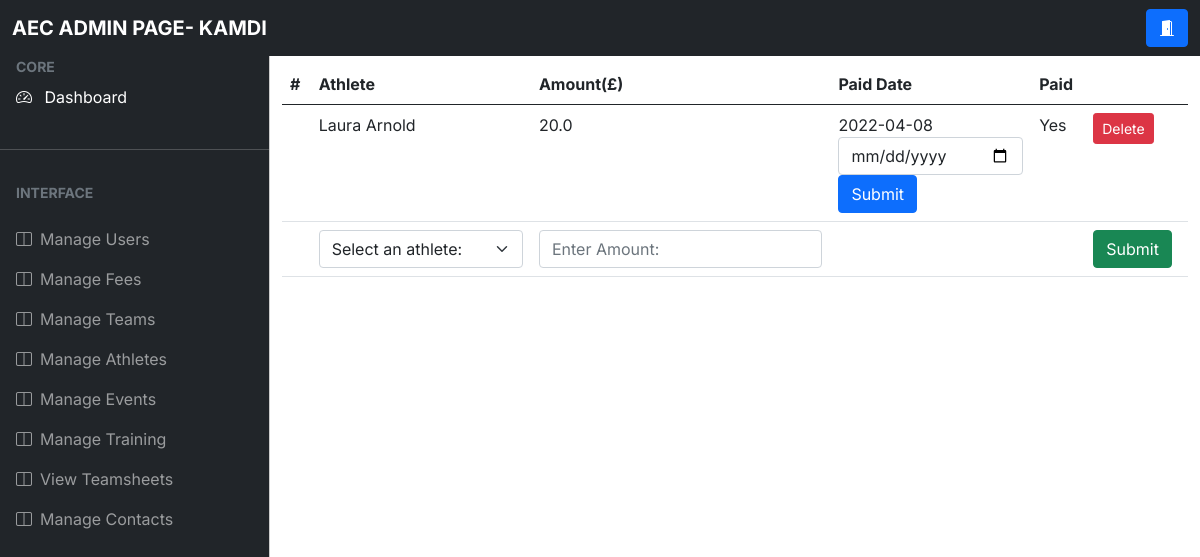
/fees (signed in), run on an earlier commit of the app's database.
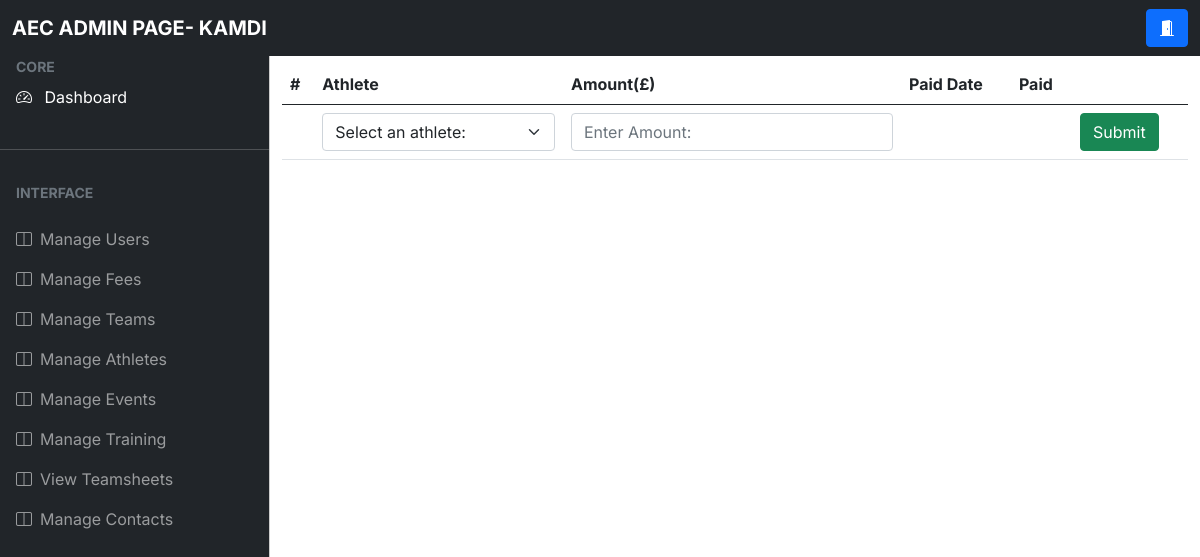
And on a later commit of the database.
### app.py (models this page shows)
class User(db.Model, UserMixin):
    id = db.Column(db.Integer, primary_key = True)
    firstName = db.Column(db.String(50),nullable = False)
    surname = db.Column(db.String(50), nullable = False)
    dob = db.Column(db.DateTime, nullable = False)
    start_date = db.Column(db.DateTime, nullable = True, default=date.today())
    email = db.Column(db.String(70), nullable = False)
    password = db.Column(db.String(255), nullable = False)
    usertype = db.Column(db.Integer, default = -1)
    verified = db.Column(db.Integer, default = 0)

class Fees(db.Model):
    fees_id = db.Column(db.Integer, primary_key= True)
    athlete_id = db.Column(db.Integer)
    amount = db.Column(db.Float, nullable = False)
    paid_date = db.Column(db.DateTime, nullable = True)
    paid = db.Column(db.Integer, default=0)

### app.py (the view)
@app.route('/fees')
@login_required
def view_fees():
    if -1< current_user.usertype < 4:
        query = db.engine.execute('SELECT fees.fees_id, fees.amount, fees.paid_date, fees.paid FROM fees WHERE fees.athlete_id = {} ORDER BY fees.paid_date DESC'.format(current_user.id))
        fees={}
        for fee in query:
            if fee[3] == 0:
                fees[fee[0]] = [fee[1],fee[2],"No",fee[3]]
            else:
                fees[fee[0]] = [fee[1],fee[2],"Yes",fee[3]]
        return render_template('fees.html', fees=fees)
    elif current_user.usertype > 3:
        users = db.engine.execute('SELECT id, firstName, surname FROM user')
        athletes = {}
        for athlete in users:
            athletes[athlete[0]] = [athlete[1]+ " "+ athlete[2]]
        query = db.engine.execute('SELECT fees.fees_id, user.firstName, user.surname, fees.amount, fees.paid_date, fees.paid FROM fees, user WHERE user.id = fees.athlete_id ORDER BY fees.paid_date DESC')
        return render_template('adminfees.html', fees=query, athletes=athletes)
    else:
        return 'You are not verified'

### app.py (called while the page is built)
@login_manager.user_loader
def load_user(user_id):
    return User.query.get(user_id)

### templates/adminfees.html (shortened to what this page needs)
<!DOCTYPE html>
<html lang="en">
  <head>
    <link rel="stylesheet" href="static\css\admin\bootstrap.min.css" />
    <link
      rel="stylesheet"
      href="https://cdn.jsdelivr.net/npm/bootstrap-icons@1.4.1/font/bootstrap-icons.css"
    />
    <link rel="stylesheet" href="static\css\admin\bootstrap.min.css" />
    <link rel="stylesheet" href="static\css\admin\style.css" />
  </head>
    <nav class="navbar navbar-expand-lg navbar-dark bg-dark fixed-top">
      <div class="container-fluid">
        <a
          class="navbar-brand me-auto ms-lg-0 ms-3 text-uppercase fw-bold"
          >AEC ADMIN PAGE- {{ current_user.firstName }}</a
        >
        <div class="collapse navbar-collapse" id="topNavBar">
          <form class="d-flex ms-auto my-3 my-lg-0">
            <div class="input-group">
              <a href ="{{ url_for('logout') }}" class="btn btn-primary">
                <i class="bi bi-door-open-fill"></i>
            </a>
            </div>
          </form>
        </div>
      </div>
    </nav>
    <div
    class="offcanvas offcanvas-start sidebar-nav bg-dark"
    tabindex="-1"
    id="sidebar"
  >
    <div class="offcanvas-body p-0">
      <nav class="navbar-dark">
        <ul class="navbar-nav">
          <li>
            <div class="text-muted small fw-bold text-uppercase px-3">
              CORE
            </div>
          </li>
          <li>
            <a href="{{ url_for('admin') }}" class="nav-link px-3 active">
              <span class="me-2"><i class="bi bi-speedometer2" ></i></span>
              <span>Dashboard</span>
            </a>
          </li>
          <li class="my-4"><hr class="dropdown-divider bg-light" /></li>
          <li>
            <div class="text-muted small fw-bold text-uppercase px-3 mb-3">
              Interface
            </div>
          </li>
          <li>
            <a
              class="nav-link px-3 sidebar-link"
              href="{{ url_for('verify_users') }}"
            >
              <span class="me-2"><i class="bi bi-layout-split"></i></span>
              <span>Manage Users</span>
            </a>
            <a
            class="nav-link px-3 sidebar-link"
            href="{{ url_for('view_fees') }}"
          >
            <span class="me-2"><i class="bi bi-layout-split"></i></span>
            <span>Manage Fees</span>
          </a>
          <a
          class="nav-link px-3 sidebar-link"
          href="{{ url_for('view_teams') }}"
        >
          <span class="me-2"><i class="bi bi-layout-split"></i></span>
          <span>Manage Teams</span>
        </a>
              <a
              class="nav-link px-3 sidebar-link"
              href="{{ url_for('view_athletes') }}"
            >
              <span class="me-2"><i class="bi bi-layout-split"></i></span>
              <span>Manage Athletes</span>
            </a>
            <a
            class="nav-link px-3 sidebar-link"
            href="{{ url_for('view_events') }}"
          >
            <span class="me-2"><i class="bi bi-layout-split"></i></span>
            <span>Manage Events</span>
          </a>
          <a
          class="nav-link px-3 sidebar-link"
          href="{{ url_for('view_training') }}"
        >
          <span class="me-2"><i class="bi bi-layout-split"></i></span>
          <span>Manage Training</span>
        </a>
        <a
        class="nav-link px-3 sidebar-link"
        href="{{ url_for('view_teamsheet') }}"
      >
        <span class="me-2"><i class="bi bi-layout-split"></i></span>
        <span>View Teamsheets</span>
      </a>
      <a
      class="nav-link px-3 sidebar-link"
      href="{{ url_for('view_contacts') }}"
    >
      <span class="me-2"><i class="bi bi-layout-split"></i></span>
      <span>Manage Contacts</span>
    </a>
          </li>
        </ul>
      </nav>
    </div>
  </div>
    <main class="mt-5 pt-3">
      <div class="container-fluid">
        <table class="table">
          <thead>
            <tr>
              <th scope="col">#</th>
              <th scope="col">Athlete</th>
              <th scope="col">Amount(£)</th>
              <th scope="col">Paid Date</th>
              <th scope= "col">Paid</th>
              <th></th>
            </tr>
          </thead>
          <tbody>
            {% for fee in fees %}
            <tr>
              <th scope="row"></th>
              <td>{{fee[1] + " " + fee[2]}}</td>
              <td>{{fee[3]}}
              </td>
              <td>{{fee[4]}}
                <form method="POST"action="{{url_for('set_fees_date')}}">
                  <div class= "form-group">
                    <input
                    type="date"
                    class="form-control"
                    id="paidDate"
                    name="paidDate_{{ fee[0] }}"
                    placeholder="Enter Paid Date: "
                    />
                    <input class="btn btn-primary" type="submit" value="Submit">
                </form>
              </td>
              {% if fee[5] == 1%}
                <td>Yes</td>
              {% else %}
                <td>No</td>
              {% endif %}
              <td><a type="Submit" class="btn btn-danger btn-sm" href= "{{url_for('delete_fees', feeid=fee[0])}}">Delete</a></td>
            </tr>
            {% endfor %}
            <tr>
              <td>
              </td>
              <td>
            <form method = 'POST' action="{{url_for('create_fees')}}">
                <select class="form-select" aria-label="Default select example" name="athlete", id= "athlete">
                  <option selected>Select an athlete: </option>
                </select>
              </td>
              <td>
                <div class= "form-group">
                  <input
                  type="number"
                  class="form-control"
                  id="amount"
                  name="amount"
                  placeholder="Enter Amount: "
                  />
              </td>
              <td></td>
              <td></td>
              <td><input class="btn btn-success" type="submit" value="Submit"></td>
              </tr>
          </tbody>
        </table>
      </div>
    </main>
  </body>
</html>

### static/css/admin/style.css (style rules this page uses)
:root { --offcanvas-width: 270px; --topNavbarHeight: 56px; }
.sidebar-nav { width: var(--offcanvas-width); }
.sidebar-link { display: flex; align-items: center; }
@media (min-width: 992px) { main { margin-left: var(--offcanvas-width); } }
@media (min-width: 992px) { .sidebar-nav { -webkit-transform: none; transform: none; visibility: visible !important; height: calc(100% - var(--topNavbarHeight)); top: var(--topNavbarHeight); } }

What changed in the data, as far as the page shows it:
removed Fees: surname "Laura Arnold", amount "20.0", paid_date "2022-04-08", paid "Yes"
